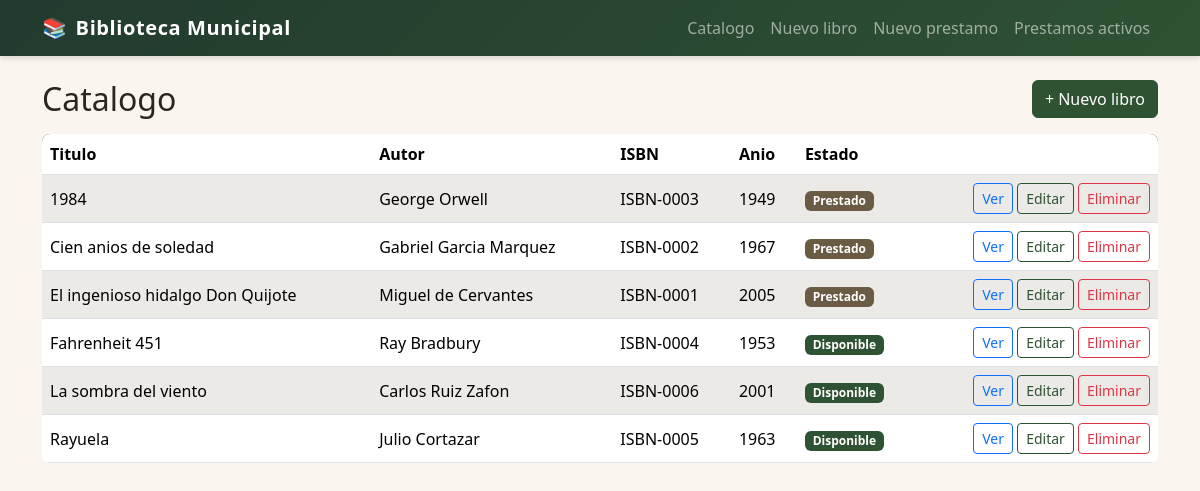
The page / on the database its author committed.
### tables this page shows
CREATE TABLE libros (
    id                INT AUTO_INCREMENT PRIMARY KEY,
    titulo            VARCHAR(200) NOT NULL,
    autor             VARCHAR(150) NOT NULL,
    isbn              VARCHAR(20)  NOT NULL UNIQUE,
    anio_publicacion  YEAR         NOT NULL,
    disponible        BOOLEAN      NOT NULL DEFAULT TRUE
);

### controllers/libros_controller.php (called while the page is built, shortened)
<?php
require_once __DIR__ . '/../models/Libro.php';
function accion_libros_listar(Libro $libros): void {
    $listaLibros  = $libros->todos();
    require __DIR__ . '/../views/layouts/header.php';
    require __DIR__ . '/../views/libros/lista.php';
    require __DIR__ . '/../views/layouts/footer.php';
}

### models/Libro.php (called while the page is built, shortened)
<?php
class Libro {
    private PDO $pdo;
    public function __construct(PDO $pdo) {
        $this->pdo = $pdo;
    }
    public function todos(): array {
        $stmt = $this->pdo->prepare('SELECT * FROM libros ORDER BY titulo ASC');
        $stmt->execute();
        return $stmt->fetchAll();
    }
}

### views/libros/lista.php (the view)
<div class="d-flex justify-content-between align-items-center mb-3">
    <h2 class="mb-0">Catalogo</h2>
    <a href="index.php?accion=libros_nuevo" class="btn btn-primary">+ Nuevo libro</a>
</div>
<?php if (empty($listaLibros)): ?>
    <div class="alert alert-info">Todavia no hay libros en el catalogo.</div>
<?php else: ?>
    <table class="table table-striped align-middle bg-white">
        <thead>
            <tr>
                <th>Titulo</th>
                <th>Autor</th>
                <th>ISBN</th>
                <th>Anio</th>
                <th>Estado</th>
                <th></th>
            </tr>
        </thead>
        <tbody>
            <?php foreach ($listaLibros as $l): ?>
                <tr>
                    <td><?= htmlspecialchars($l['titulo']) ?></td>
                    <td><?= htmlspecialchars($l['autor']) ?></td>
                    <td><?= htmlspecialchars($l['isbn']) ?></td>
                    <td><?= $l['anio_publicacion'] ?></td>
                    <td>
                        <?php if ($l['disponible']): ?>
                            <span class="badge bg-success">Disponible</span>
                        <?php else: ?>
                            <span class="badge bg-secondary">Prestado</span>
                        <?php endif; ?>
                    </td>
                    <td class="text-end">
                        <a href="index.php?accion=libros_ver&id=<?= $l['id'] ?>" class="btn btn-sm btn-outline-primary">Ver</a>
                        <a href="index.php?accion=libros_editar&id=<?= $l['id'] ?>" class="btn btn-sm btn-outline-secondary">Editar</a>
                        <a href="index.php?accion=confirmar_eliminar&id=<?= $l['id'] ?>" class="btn btn-sm btn-outline-danger">Eliminar</a>
                    </td>
                </tr>
            <?php endforeach; ?>
        </tbody>
    </table>
<?php endif; ?>

### index.php (shortened to what this page needs)
<?php
require_once 'models/Libro.php';
require_once 'controllers/libros_controller.php';
$pdo = Conexion::obtener();
$modeloLibros    = new Libro($pdo);
$accion = $_GET['accion'] ?? 'libros_listar';
switch ($accion) {
    case 'libros_listar':
        accion_libros_listar($modeloLibros);
        break;
}

### views/layouts/header.php (shortened to what this page needs)
<!DOCTYPE html>
<html lang="es">
<head>
    <link href="https://cdn.jsdelivr.net/npm/bootstrap@5.3.3/dist/css/bootstrap.min.css" rel="stylesheet">
    <link href="css/estilos.css" rel="stylesheet">
</head>
<body>
    <nav class="navbar navbar-expand-lg navbar-dark mb-4">
        <div class="container">
            <a class="navbar-brand" href="index.php">Biblioteca Municipal</a>
            <div class="navbar-nav">
                <a class="nav-link" href="index.php?accion=libros_listar">Catalogo</a>
                <a class="nav-link" href="index.php?accion=libros_nuevo">Nuevo libro</a>
                <a class="nav-link" href="index.php?accion=prestamos_nuevo">Nuevo prestamo</a>
                <a class="nav-link" href="index.php?accion=prestamos_activos">Prestamos activos</a>
            </div>
        </div>
    </nav>
    <div class="container mb-5">

### views/layouts/footer.php (shortened to what this page needs)
    </div>
</body>
</html>

### css/estilos.css (style rules this page uses)
:root { --verde-oscuro: #223a2e; --verde: #2f5233; --dorado: #b08d57; --papel: #faf6ef; --texto: #2c2620; }
body { background-color: var(--papel); color: var(--texto); }
.navbar { background: linear-gradient(135deg, var(--verde-oscuro), var(--verde)) !important; box-shadow: 0 2px 6px rgba(0, 0, 0, 0.15); }
.navbar-brand { font-weight: 700; letter-spacing: 0.03em; }
.navbar-brand::before { content: "\1F4DA"; margin-right: 8px; }
.navbar .nav-link { position: relative; transition: color 0.15s ease; }
.btn-primary { background-color: var(--verde); border-color: var(--verde); }
.btn-outline-secondary { color: var(--verde); border-color: var(--verde); }
.table { background-color: #fff; border-radius: 8px; overflow: hidden; }
.table thead { background-color: var(--verde-oscuro); color: #fff; }
.table-striped > tbody > tr:nth-of-type(odd) > * { background-color: rgba(176, 141, 87, 0.08); }
.badge.bg-success { background-color: var(--verde) !important; }
.badge.bg-secondary { background-color: #6b5b45 !important; }

### rows shown on the page
libros: titulo "1984", autor "George Orwell", isbn "ISBN-0003", anio_publicacion "1949", disponible "Prestado"
libros: titulo "Cien anios de soledad", autor "Gabriel Garcia Marquez", isbn "ISBN-0002", anio_publicacion "1967", disponible "Prestado"
libros: titulo "El ingenioso hidalgo Don Quijote", autor "Miguel de Cervantes", isbn "ISBN-0001", anio_publicacion "2005", disponible "Prestado"
libros: titulo "Fahrenheit 451", autor "Ray Bradbury", isbn "ISBN-0004", anio_publicacion "1953", disponible "Disponible"
libros: titulo "La sombra del viento", autor "Carlos Ruiz Zafon", isbn "ISBN-0006", anio_publicacion "2001", disponible "Disponible"
libros: titulo "Rayuela", autor "Julio Cortazar", isbn "ISBN-0005", anio_publicacion "1963", disponible "Disponible"
